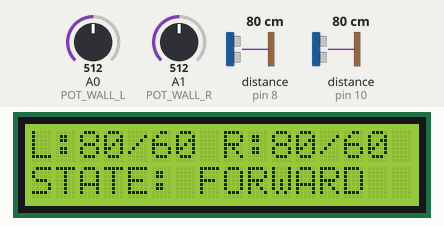
This sketch was run on a simulated Arduino Uno, built with avr-gcc and run on an emulated ATmega328P. Shown: 16×2 character LCD. Wiring (inferred from the names in the program): 2 × ultrasonic range finder: trigger pin 9, echo pin 8 / trigger pin 11, echo pin 10. Inputs (shaded band) come from the test bench; at power-on: distance to the obstacle (sensors on pin 8, pin 10) 80 cm, A0 (POT_WALL_L) = 512, A1 (POT_WALL_R) = 512. The echo pulse lasts 58.3 µs per cm.

Above: at 2.7 s.
2.8 s: distance to the obstacle (sensor on pin 8) set to 2 cm
At 3.9 s:
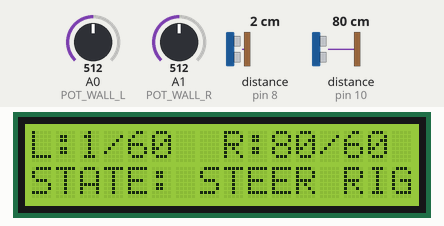
4.3 s: distance to the obstacle (sensor on pin 10) set to 9 cm
At 5.5 s:
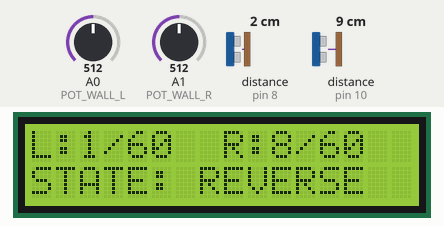
6.0 s: distance to the obstacle (sensor on pin 8) set to 60 cm
At 7.2 s:
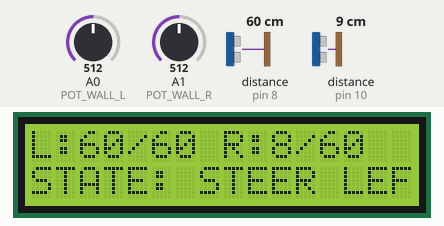
7.5 s: A0 (POT_WALL_L) set to 539
At 8.5 s:
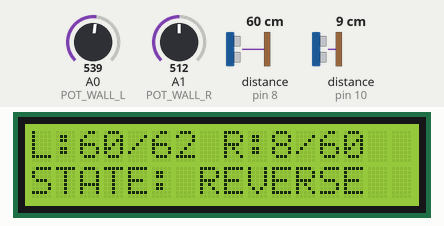
9.0 s: A1 (POT_WALL_R) set to 716
At 10.2 s:
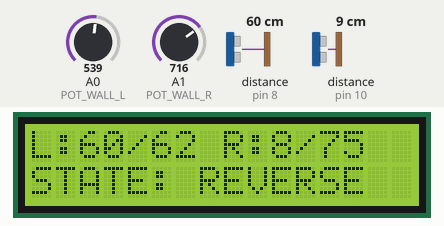
10.5 s: distance to the obstacle (sensor on pin 10) set to 2 cm
At 11.5 s:
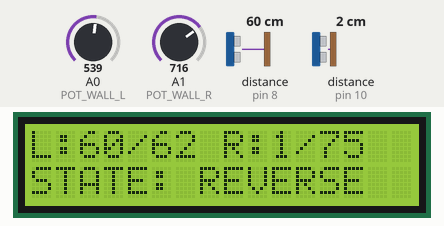
Timing chart, 0 to 13.0 s (numbered marks = the images above; inputs shaded):
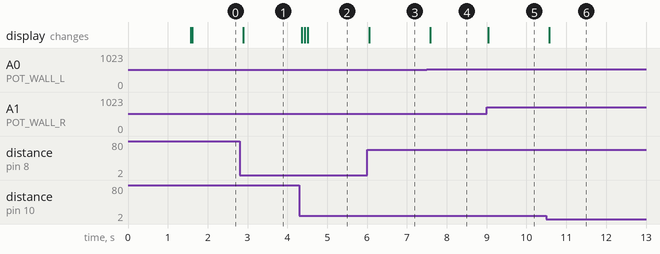

Measured:
- the behaviour switches between 524 and 525 on A0 (POT_WALL_L) (found by bisection; images 3 and 4)
- after the input at 2.8 s, the display: changes after 0.10 s (image 1)
- after the input at 4.3 s, the display: changes after 0.06 s (image 2)
- after the input at 6.0 s, the display: changes after 0.06 s (image 3)
- after the input at 7.5 s, the display: changes after 0.09 s (image 4)
- after the input at 9.0 s, the display: changes at once (image 5)
- after the input at 10.5 s, the display: changes after 0.08 s (image 6)

The sketch:

buddy_proximity_system_V1.ino
```cpp
#include <LiquidCrystal.h>

// ========================================================================
// HARDWARE PIN DEFINITIONS
// ========================================================================

// Bilateral Ultrasonic Sensors (HC-SR04)
const int TRIGGER_L = 9;
const int ECHO_L    = 8;
const int TRIGGER_R = 11;
const int ECHO_R    = 10;

// Dynamic Boundary Potentiometers ("Virtual Walls")
const int POT_WALL_L = A0;
const int POT_WALL_R = A1;

// LCD Telemetry Layout Configuration (RS, E, D4, D5, D6, D7)
LiquidCrystal lcd(7, 6, 5, 4, 3, 2);

// ========================================================================
// SYSTEM STATE MACHINE DEFINITIONS
// ========================================================================
enum NavigationState {
    FORWARD,
    STEER_LEFT,
    STEER_RIGHT,
    REVERSE
};

// Global Tracking Metrics
NavigationState currentState = FORWARD;
unsigned long distanceLeft = 0;
unsigned long distanceRight = 0;
unsigned long thresholdLeft = 0;
unsigned long thresholdRight = 0;

// Function Prototypes
void evaluateNavigationLogic();
void updateLCDTelemetry();

// ========================================================================
// INITIALIZATION
// ========================================================================
void setup() {
    // Initialize Bilateral Sensor Control Lines
    pinMode(TRIGGER_L, OUTPUT);
    pinMode(ECHO_L, INPUT);
    pinMode(TRIGGER_R, OUTPUT);
    pinMode(ECHO_R, INPUT);

    // Ensure triggers start in a clean LOW state
    digitalWrite(TRIGGER_L, LOW);
    digitalWrite(TRIGGER_R, LOW);

    // Initialize Visual Telemetry Window
    lcd.begin(16, 2);
    lcd.clear();
    lcd.print("BUDDY RUNNING V1");
    lcd.setCursor(0, 1);
    lcd.print("CLK FREQ: 4MHZ");

    delay(1500); // Stabilization delay for Proteus simulation engines
    lcd.clear();
}

// ========================================================================
// MAIN CONTROL LOOP
// ========================================================================
void loop() {
    // --------------------------------------------------------------------
    // STEP 1: DYNAMIC THRESHOLD SAMPLING (THE VIRTUAL WALLS)
    // --------------------------------------------------------------------
    int rawPotL = analogRead(POT_WALL_L);
    int rawPotR = analogRead(POT_WALL_R);

    // Map raw 10-bit ADC variables to a practical obstacle distance (20cm - 100cm)
    thresholdLeft  = map(rawPotL, 0, 1023, 20, 100);
    thresholdRight = map(rawPotR, 0, 1023, 20, 100);

    // --------------------------------------------------------------------
    // STEP 2: INTERLEAVED SENSOR SAMPLING (PREVENTS ACOUSTIC CROSS-TALK)
    // --------------------------------------------------------------------
    // Trigger and measure LEFT Sensor
    digitalWrite(TRIGGER_L, HIGH);
    delayMicroseconds(10);
    digitalWrite(TRIGGER_L, LOW);
    unsigned long durationL = pulseIn(ECHO_L, HIGH, 30000); // 30ms timeout limit
    distanceLeft = (durationL == 0) ? 999 : durationL / 58;

    delay(20); // Acoustic dissipation buffer (allows room echo to decay)

    // Trigger and measure RIGHT Sensor
    digitalWrite(TRIGGER_R, HIGH);
    delayMicroseconds(10);
    digitalWrite(TRIGGER_R, LOW);
    unsigned long durationR = pulseIn(ECHO_R, HIGH, 30000);
    distanceRight = (durationR == 0) ? 999 : durationR / 58;

    // --------------------------------------------------------------------
    // STEP 3: STATE MACHINE LOGIC EVALUATION
    // --------------------------------------------------------------------
    evaluateNavigationLogic();

    // --------------------------------------------------------------------
    // STEP 4: VISUAL TELEMETRY RENDER
    // --------------------------------------------------------------------
    updateLCDTelemetry();

    delay(50); // Loop execution pacing for simulation stability
}

// ========================================================================
// SUBSYSTEM LOGIC ROUTINES
// ========================================================================
void evaluateNavigationLogic() {
    bool leftBlocked  = (distanceLeft < thresholdLeft);
    bool rightBlocked = (distanceRight < thresholdRight);

    if (!leftBlocked && !rightBlocked) {
        currentState = FORWARD;
    }
    else if (leftBlocked && !rightBlocked) {
        currentState = STEER_RIGHT; // Escape right if left wall is breached
    }
    else if (!leftBlocked && rightBlocked) {
        currentState = STEER_LEFT;  // Escape left if right wall is breached
    }
    else if (leftBlocked && rightBlocked) {
        currentState = REVERSE;     // Backup if completely trapped
    }
}

void updateLCDTelemetry() {
    // Line 1: Live Distance / Active Calibration Threshold Target
    lcd.setCursor(0, 0);
    lcd.print("L:");
    lcd.print(distanceLeft);
    lcd.print("/");
    lcd.print(thresholdLeft);
    lcd.print("  "); // Blank padding prevents trailing text artifacts

    lcd.setCursor(8, 0);
    lcd.print("R:");
    lcd.print(distanceRight);
    lcd.print("/");
    lcd.print(thresholdRight);
    lcd.print("  ");

    // Line 2: Active Navigation State Telemetry
    lcd.setCursor(0, 1);
    lcd.print("STATE: ");
    switch(currentState) {
        case FORWARD:     lcd.print("FORWARD    "); break;
        case STEER_LEFT:  lcd.print("STEER LEFT "); break;
        case STEER_RIGHT: lcd.print("STEER RIGHT"); break;
        case REVERSE:     lcd.print("REVERSE    "); break;
    }
}
```
